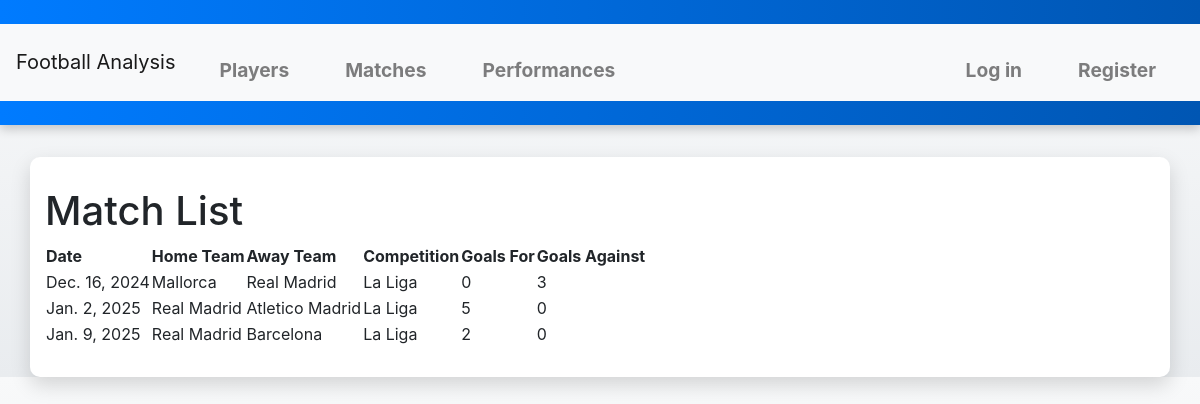
The page /matches/ on the database its author committed.
### football_app/models.py (models this page shows, shortened)
class Match(models.Model):
    date = models.DateField(null=True, blank=True)
    home_team = models.CharField(max_length=200, blank=False)
    away_team = models.CharField(max_length=200, blank=False)
    competition = models.CharField(max_length=200, blank=False)
    goals_for = models.PositiveIntegerField(default=0)
    goals_against = models.PositiveIntegerField(default=0)

### football_app/views.py (the view)
# urls.py: path('matches/', views.matches, name='matches'),
def matches(request):
    matches = Match.objects.order_by('date')
    context = {'matches':matches}
    return render(request, 'football_app/matches.html', context)

### football_app/templates/football_app/matches.html
{% extends "football_app/base.html" %}
{% block content %}
<h1>Match List</h1>
<table>
    <tr>
        <th>Date</th>
        <th>Home Team</th>
        <th>Away Team</th>
        <th>Competition</th>
        <th>Goals For</th>
        <th>Goals Against</th>
    </tr>
    {% for match in matches %}
    <tr>
        <td>{{ match.date }}</td>
        <td>{{ match.home_team }}</td>
        <td>{{ match.away_team }}</td>
        <td>{{ match.competition }}</td>
        <td>{{ match.goals_for }}</td>
        <td>{{ match.goals_against }}</td>
    </tr>
    {% endfor %}
</table>
{% endblock content %}

### static/css/styles.css (style rules this page uses)
body { font-family: 'Roboto', sans-serif; background: linear-gradient(to bottom, #f8f9fa, #e9ecef); margin: 0; padding: 0; color: #343a40; line-height: 1.6; transition: all 0.3s ease-in-out; }

### rows shown on the page
Match: date "Dec. 16, 2024", home_team "Mallorca", away_team "Real Madrid", competition "La Liga", goals_for "0", goals_against "3"
Match: date "Jan. 2, 2025", home_team "Real Madrid", away_team "Atletico Madrid", competition "La Liga", goals_for "5", goals_against "0"
Match: date "Jan. 9, 2025", home_team "Real Madrid", away_team "Barcelona", competition "La Liga", goals_for "2", goals_against "0"
